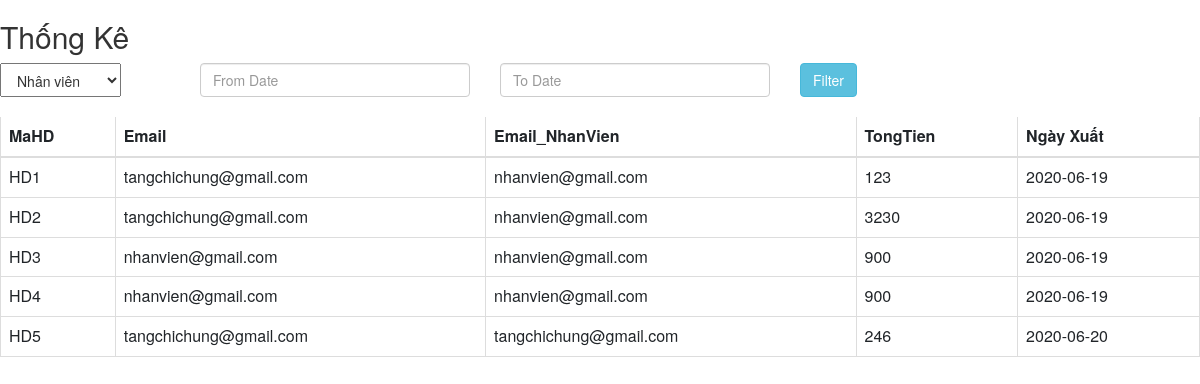
Page /WEB2/admin/ThongKe.php on the committed database.
### tables this page shows
CREATE TABLE `tblhoadon` (
  `MaHD` varchar(30) NOT NULL,
  `Email` varchar(30) NOT NULL,
  `TongTien` varchar(30) NOT NULL,
  `TinhTrang` varchar(30) NOT NULL,
  `NgayThang` date NOT NULL,
  `Email_NhanVien` varchar(30) NOT NULL
);

### WEB2/admin/ThongKe.php (the view, shortened to what this page needs)
<?php
	include 'scripts.php';
?>
<link rel="stylesheet" href="https://maxcdn.bootstrapcdn.com/bootstrap/3.3.6/css/bootstrap.min.css" />
<div><h2>Thống Kê</h2></div>
<div>
	<div class="col-md-2 select1">
				<select name="selectRole1" id="selectRole1" style=" height:34px; padding-top: 6px; padding-bottom: 6px; padding-left: 12px; padding-right: 12px;">
					<option value="0" >Nhân viên</option>
				</select>
	</div>
	<div class="col-md-3">
	<input type="text" name="from_date" id="from_date" class="form-control" placeholder="From Date" />
	</div>
	<div class="col-md-3">
		<input type="text" name="to_date" id="to_date" class="form-control" placeholder="To Date" />
	</div>
	<div class="col-md-4">
		<input type="button" name="filter" id="filter" value="Filter" class="btn btn-info" />
	</div>
	<br/>
</div>
<div class="table-responsive" id="tableTK">
<?php
	$connection = mysqli_connect("localhost","root","","webdb");
	$query = "SELECT * FROM tblhoadon";
	$query_run = mysqli_query($connection,$query);
?>
<table class="table table-bordered"  width="100%" cellspacing="0">
	<thead>
		<tr>
			<th>MaHD</th>
			<th>Email</th>
			<th>Email_NhanVien</th>
			<th>TongTien</th>
			<th>Ngày Xuất</th>
		</tr>
	</thead>
	<tbody>
	<?php
		if(mysqli_num_rows($query_run)>0)
		{
			while($row = mysqli_fetch_assoc($query_run))
			{
				?>
		<tr>
			<td><?php echo $row['MaHD']; ?></td>
			<td><?php echo $row['Email']; ?></td>
			<td><?php echo $row['Email_NhanVien']?></td>
			<td><?php echo $row['TongTien']; ?></td>
			<td><?php echo $row['NgayThang'];?></td>
		</tr>
		<?php
			}
		}
		else{
			echo "<h2>Không tìm thấy hóa đơn</h2>";
		}
		?>
	</tbody>
</table>
</div>

### WEB2/admin/ThongKe.php (style rules this page uses)
.select1 { margin-left:-15px; }

### rows in the picture
tblhoadon: MaHD "HD1", Email "tangchichung@gmail.com", Email_NhanVien "nhanvien@gmail.com", TongTien "123", NgayThang "2020-06-19"
tblhoadon: MaHD "HD2", Email "tangchichung@gmail.com", Email_NhanVien "nhanvien@gmail.com", TongTien "3230", NgayThang "2020-06-19"
tblhoadon: MaHD "HD3", Email "nhanvien@gmail.com", Email_NhanVien "nhanvien@gmail.com", TongTien "900", NgayThang "2020-06-19"
tblhoadon: MaHD "HD4", Email "nhanvien@gmail.com", Email_NhanVien "nhanvien@gmail.com", TongTien "900", NgayThang "2020-06-19"
tblhoadon: MaHD "HD5", Email "tangchichung@gmail.com", Email_NhanVien "tangchichung@gmail.com", TongTien "246", NgayThang "2020-06-20"
